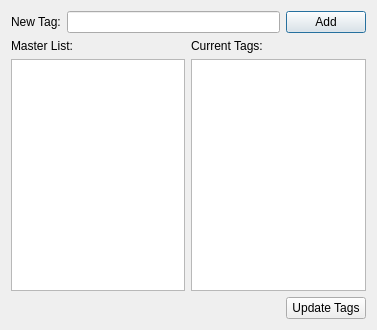
<?xml version="1.0" encoding="UTF-8"?>
<ui version="4.0">
 <class>Dialog</class>
 <widget class="QDialog" name="Dialog">
  <property name="geometry">
   <rect>
    <x>0</x>
    <y>0</y>
    <width>377</width>
    <height>330</height>
   </rect>
  </property>
  <property name="windowTitle">
   <string>Dialog</string>
  </property>
  <layout class="QVBoxLayout" name="verticalLayout_3">
   <item>
    <layout class="QHBoxLayout" name="horizontalLayout">
     <item>
      <widget class="QLabel" name="label">
       <property name="text">
        <string>New Tag:</string>
       </property>
      </widget>
     </item>
     <item>
      <widget class="QLineEdit" name="newTagText"/>
     </item>
     <item>
      <widget class="QPushButton" name="addButton">
       <property name="text">
        <string>Add</string>
       </property>
      </widget>
     </item>
    </layout>
   </item>
   <item>
    <layout class="QHBoxLayout" name="horizontalLayout_2">
     <item>
      <layout class="QVBoxLayout" name="verticalLayout_2">
       <item>
        <widget class="QLabel" name="label_2">
         <property name="text">
          <string>Master List:</string>
         </property>
        </widget>
       </item>
       <item>
        <widget class="QListWidget" name="masterList">
         <property name="alternatingRowColors">
          <bool>true</bool>
         </property>
         <property name="sortingEnabled">
          <bool>true</bool>
         </property>
        </widget>
       </item>
      </layout>
     </item>
     <item>
      <layout class="QVBoxLayout" name="verticalLayout">
       <item>
        <widget class="QLabel" name="label_3">
         <property name="text">
          <string>Current Tags:</string>
         </property>
        </widget>
       </item>
       <item>
        <widget class="QListWidget" name="currentList">
         <property name="alternatingRowColors">
          <bool>true</bool>
         </property>
         <property name="sortingEnabled">
          <bool>true</bool>
         </property>
        </widget>
       </item>
      </layout>
     </item>
    </layout>
   </item>
   <item>
    <layout class="QHBoxLayout" name="horizontalLayout_3">
     <item>
      <spacer name="horizontalSpacer">
       <property name="orientation">
        <enum>Qt::Horizontal</enum>
       </property>
       <property name="sizeHint" stdset="0">
        <size>
         <width>40</width>
         <height>20</height>
        </size>
       </property>
      </spacer>
     </item>
     <item>
      <widget class="QPushButton" name="updateButton">
       <property name="text">
        <string>Update Tags</string>
       </property>
      </widget>
     </item>
    </layout>
   </item>
  </layout>
 </widget>
 <resources/>
 <connections>
  <connection>
   <sender>updateButton</sender>
   <signal>clicked()</signal>
   <receiver>Dialog</receiver>
   <slot>accept()</slot>
   <hints>
    <hint type="sourcelabel">
     <x>304</x>
     <y>301</y>
    </hint>
    <hint type="destinationlabel">
     <x>188</x>
     <y>164</y>
    </hint>
   </hints>
  </connection>
 </connections>
</ui>
